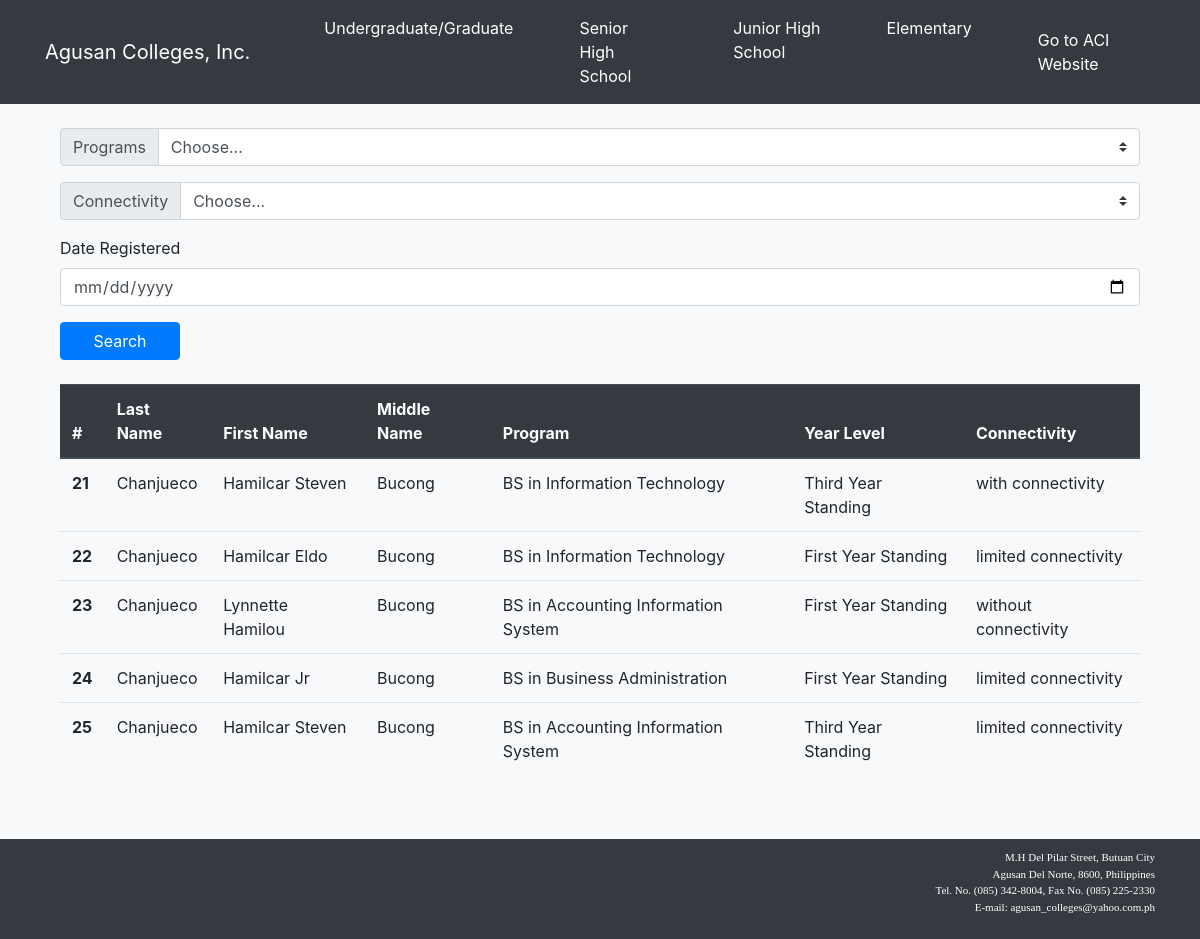
Before: /admin_panel/ with the older database file.
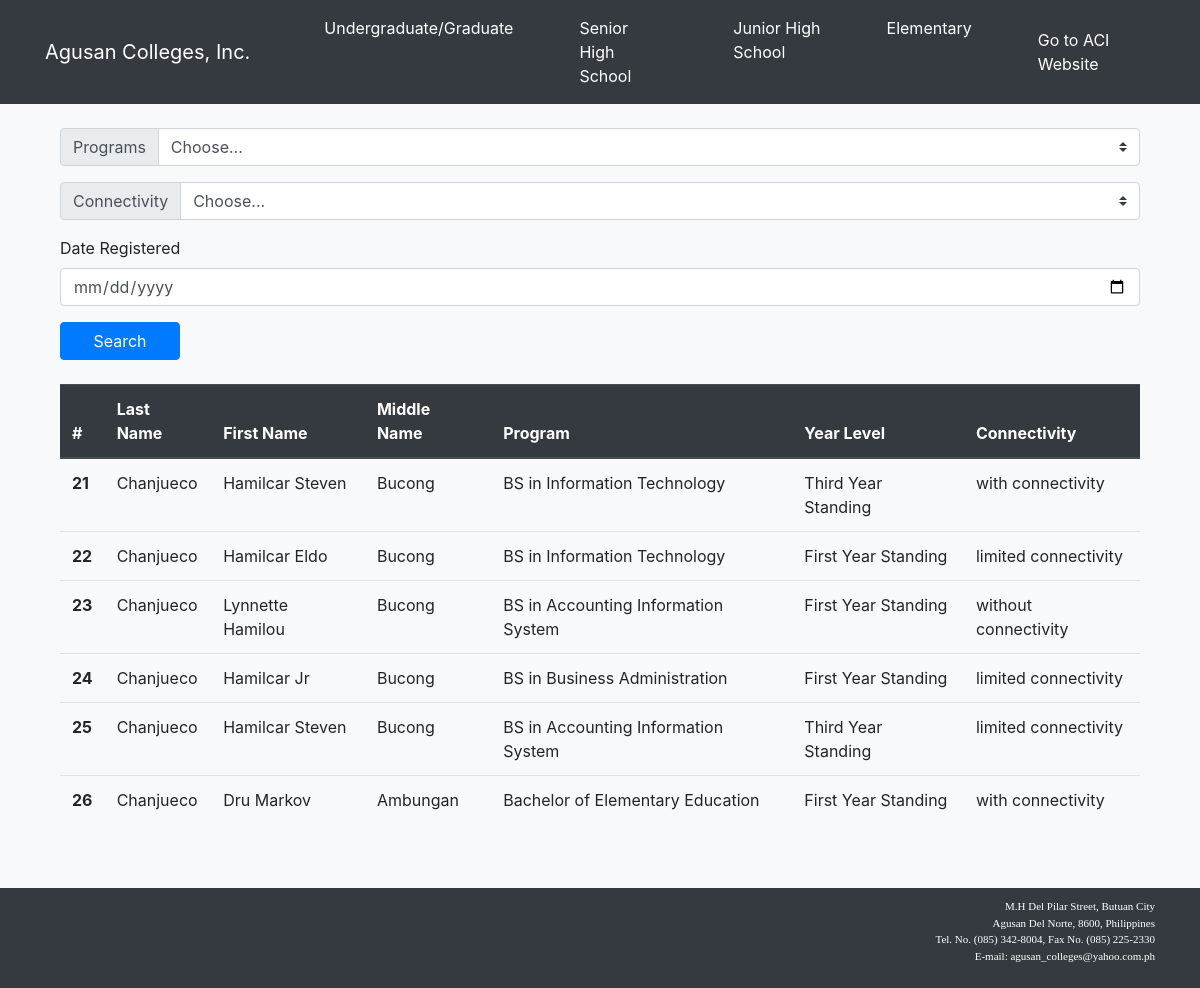
After: the same page with the newer database file.
### admission/models.py (models this page shows, shortened)
class StudentPersonalInformation(models.Model):
    last_name = models.CharField(max_length=255)
    first_name = models.CharField(max_length=255)
    middle_name = models.CharField(max_length=255)
    birthdate = models.CharField(max_length=255)
    birth_place = models.CharField(max_length=255)
    religion = models.CharField(max_length=255, blank=True)
    nationality = models.CharField(max_length=255)
    gender = models.CharField(max_length=255)
    civil_status = models.CharField(max_length=255)
    email_address = models.CharField(max_length=255)
    social_media_accounts = models.CharField(max_length=255, blank=True)
    mobile_number = models.CharField(max_length=255)
    landline_number = models.CharField(max_length=255,blank=True)
    home_address = models.CharField(max_length=255)
    stud_classification = models.ForeignKey(StudentClassification, default=1, on_delete=models.SET_DEFAULT)
    stud_program = models.ForeignKey(Programs, default=1, on_delete=models.SET_DEFAULT)
    stud_shift = models.ForeignKey(PreferredShift, default=1, on_delete=models.SET_DEFAULT)
    stud_year_level = models.ForeignKey(YearLevel, default=1, on_delete=models.SET_DEFAULT)
    where_hear_us = models.ForeignKey(WhereDidYouHearUs, default=1, on_delete=models.SET_DEFAULT)
    why_choose_us = models.ForeignKey(WhyDidYouChooseUs, default=1, on_delete=models.SET_DEFAULT)
    connectivity = models.CharField(max_length=255, default="limited connectivity")
    stud_school_year = models.ForeignKey(SchoolYear, default=1, on_delete=models.SET_DEFAULT)
    date_registered = models.DateField(auto_now_add=True)

class Programs(models.Model):
    program_title = models.CharField(max_length=255)
    def __str__(self):
        return self.program_title

class YearLevel(models.Model):
    year_level = models.CharField(max_length=50)
    def __str__(self):
        return self.year_level

### admin_panel/views.py (the view)
# urls.py: path('admin_panel/', include('admin_panel.urls')),
def admin_panel(request):
    qs = StudentPersonalInformation.objects.all()
    stud_programs = Programs.objects.all()
    key = request.GET.get('pk')
    last_name = request.GET.get('last_name')
    first_name = request.GET.get('first_name')
    middle_name_name = request.GET.get('middle_name')
    stud_program = request.GET.get('stud_program')
    stud_year_level = request.GET.get('stud_year_level')
    connectivity = request.GET.get('connectivity')
    date_registered = request.GET.get('date_registered')
    if is_valid_queryparam(stud_program) and stud_program != 'Choose...':
        qs = qs.filter(stud_program__program_title=stud_program)
    if is_valid_queryparam(connectivity) and connectivity != 'Choose...':
        qs = qs.filter(connectivity__icontains=connectivity)
    if is_valid_queryparam(date_registered):
        qs = qs.filter(date_registered=date_registered)
    context = {
        'queryset': qs,
        'stud_programs': stud_programs,
    }
    return render(request, 'admin_panel.html', context)

### admin_panel/views.py (called while the page is built)
def is_valid_queryparam(param):
    return param != '' and param is not None

### admin_panel/templates/admin_panel.html (shortened to what this page needs)
{% extends 'admin_panel_base.html' %}
{% block content %}
<div class="container">
    <form method="GET">
        <div class="form-group">
            <div class="input-group mb-3">
                <div class="input-group-prepend">
                    <label class="input-group-text" for="inputGroupSelect01">Programs</label>
                </div>
                <select class="custom-select" id="inputGroupSelect01" name="stud_program">
                    <option selected>Choose...</option>
                </select>
            </div>
        </div>
        <div class="form-group">
            <div class="input-group mb-3">
                <div class="input-group-prepend">
                    <label class="input-group-text" for="inputGroupSelect02">Connectivity</label>
                </div>
                <select class="custom-select" id="inputGroupSelect02" name="connectivity">
                    <option selected>Choose...</option>
                </select>
            </div>
        </div>
        <div class="form-group">
            <label>Date Registered</label>
            <input type="date" class="form-control" name="date_registered">
        </div>
        <button type="submit" class="btn btn-primary" style="width: 120px;">Search</button>
    </form>
    <br>
    <div class="table-responsive">
        <table class="table">
            <thead class="thead-dark">
            <tr>
                <th scope="col">#</th>
                <th scope="col">Last Name</th>
                <th scope="col">First Name</th>
                <th scope="col">Middle Name</th>
                <th scope="col">Program</th>
                <th scope="col">Year Level</th>
                <th scope="col">Connectivity</th>
            </tr>
            </thead>
            <tbody>
            {% for student_info in queryset %}
            <tr>
                <th scope="row">{{ student_info.pk }}</th>
                <td>{{ student_info.last_name }}</td>
                <td>{{ student_info.first_name }}</td>
                <td>{{ student_info.middle_name }}</td>
                <td>{{ student_info.stud_program }}</td>
                <td>{{ student_info.stud_year_level }}</td>
                <td>{{ student_info.connectivity }}</td>
            </tr>
            {% endfor %}
            </tbody>
        </table>
    </div>
</div>
<br>
{% endblock %}

Changed rows visible on the page:
added StudentPersonalInformation: pk "26", last_name "Chanjueco", first_name "Dru Markov", middle_name "Ambungan", stud_program "Bachelor of Elementary Education", stud_year_level "First Year Standing", connectivity "with connectivity"
